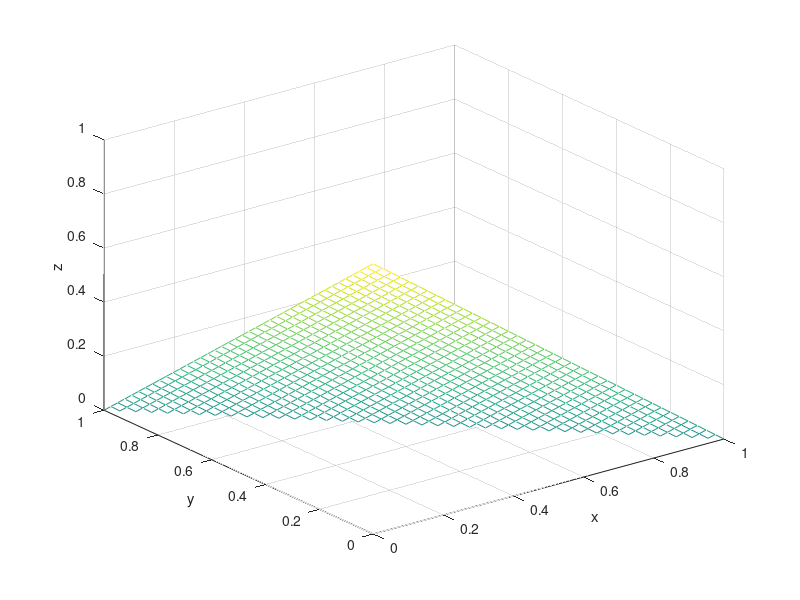

Reproduce this figure in MATLAB.


x=y=linspace(0,1,40)';
[xx,yy]=meshgrid(x,y);
z=1-xx-yy;

mesh(xx,yy,z);

##vectorx=[0 1]
##vectory=[1 0]
##vectorz=[0 0]
##plot3(vectorx,vectory,vectorz)

axis ([0,1,0,1,0,1]);

xlabel("x");
ylabel("y");
zlabel("z");
##title("Simplex en 3 dimensiones");